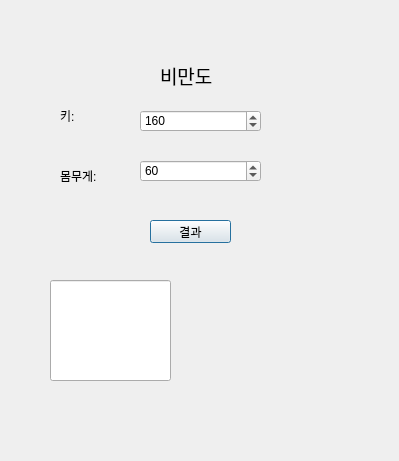
<?xml version="1.0" encoding="UTF-8"?>
<ui version="4.0">
 <class>Dialog</class>
 <widget class="QDialog" name="Dialog">
  <property name="geometry">
   <rect>
    <x>0</x>
    <y>0</y>
    <width>399</width>
    <height>461</height>
   </rect>
  </property>
  <property name="windowTitle">
   <string>Dialog</string>
  </property>
  <widget class="QLabel" name="label">
   <property name="geometry">
    <rect>
     <x>60</x>
     <y>110</y>
     <width>56</width>
     <height>12</height>
    </rect>
   </property>
   <property name="text">
    <string>키:</string>
   </property>
  </widget>
  <widget class="QLabel" name="label_2">
   <property name="geometry">
    <rect>
     <x>60</x>
     <y>170</y>
     <width>56</width>
     <height>12</height>
    </rect>
   </property>
   <property name="text">
    <string>몸무게:</string>
   </property>
  </widget>
  <widget class="QPushButton" name="pushButton">
   <property name="geometry">
    <rect>
     <x>150</x>
     <y>220</y>
     <width>81</width>
     <height>23</height>
    </rect>
   </property>
   <property name="text">
    <string>결과</string>
   </property>
  </widget>
  <widget class="QSpinBox" name="spinBox">
   <property name="geometry">
    <rect>
     <x>140</x>
     <y>110</y>
     <width>121</width>
     <height>22</height>
    </rect>
   </property>
   <property name="minimum">
    <number>120</number>
   </property>
   <property name="maximum">
    <number>200</number>
   </property>
   <property name="value">
    <number>160</number>
   </property>
  </widget>
  <widget class="QSpinBox" name="spinBox_2">
   <property name="geometry">
    <rect>
     <x>140</x>
     <y>160</y>
     <width>121</width>
     <height>22</height>
    </rect>
   </property>
   <property name="minimum">
    <number>30</number>
   </property>
   <property name="maximum">
    <number>200</number>
   </property>
   <property name="value">
    <number>60</number>
   </property>
  </widget>
  <widget class="QLabel" name="label_4">
   <property name="geometry">
    <rect>
     <x>200</x>
     <y>290</y>
     <width>121</width>
     <height>101</height>
    </rect>
   </property>
   <property name="pixmap">
    <pixmap>bi01.jpg</pixmap>
   </property>
   <property name="scaledContents">
    <bool>true</bool>
   </property>
  </widget>
  <widget class="QLabel" name="label_5">
   <property name="geometry">
    <rect>
     <x>160</x>
     <y>60</y>
     <width>81</width>
     <height>31</height>
    </rect>
   </property>
   <property name="font">
    <font>
     <pointsize>14</pointsize>
    </font>
   </property>
   <property name="text">
    <string>비만도</string>
   </property>
  </widget>
  <widget class="QLineEdit" name="lineEdit">
   <property name="geometry">
    <rect>
     <x>50</x>
     <y>280</y>
     <width>121</width>
     <height>101</height>
    </rect>
   </property>
  </widget>
 </widget>
 <resources/>
 <connections/>
</ui>
